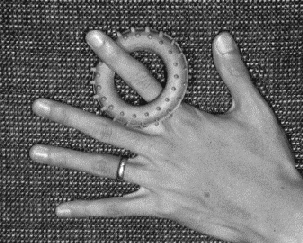
#> input picture data/handBW.pnm, 303 x 243 px
$ jupyter execute --allow-errors exercise-4.ipynb
#> lines starting #> are read from the running program, lines starting #| are printed output that depends on the picture
[cell 1]
import numpy as np
import cv2 as cv
import matplotlib.pyplot as plt
import matplotlib.cm as cm
from scipy.io import loadmat
from skimage.filters import threshold_multiotsu
from sklearn.discriminant_analysis import LinearDiscriminantAnalysis
from sklearn.ensemble import BaggingClassifier, RandomForestClassifier

[cell 2]
data = loadmat('./data/cdata.mat')
#> (reads data/cdata.mat from the repository)
data= np.array(data['cdata'])
print(f'Data type: {data.dtype}')
print(f'Data shape: {data.shape}')

fig, (ax0, ax1) = plt.subplots(nrows=1, ncols=2, figsize=(12, 5))
ax0.scatter(x=data[:,0], y=data[:,1], label='Data points')
ax0.plot(np.linspace(start=-5, stop=5, num=1000), np.full(shape=(1000), fill_value=2), 'r-', label='Classifier')
ax0.set_xlabel('x coordinate')
ax0.set_ylabel('y coordinate')
ax0.set_xlim([-5,5])
ax0.set_title('Separation using 1 coordinate as feature')
ax0.legend()

ax1.scatter(x=data[:,0], y=data[:,1], label='Data points')
xs = np.linspace(start=-5, stop=5, num=1000)
ax1.plot(xs, xs + 1.5, 'g-', label='Classifier')
ax1.set_xlabel('x coordinate')
ax1.set_ylabel('y coordinate')
ax1.set_xlim([-5,5])
ax1.set_title('Separation using both coordinates as features')
ax1.legend()
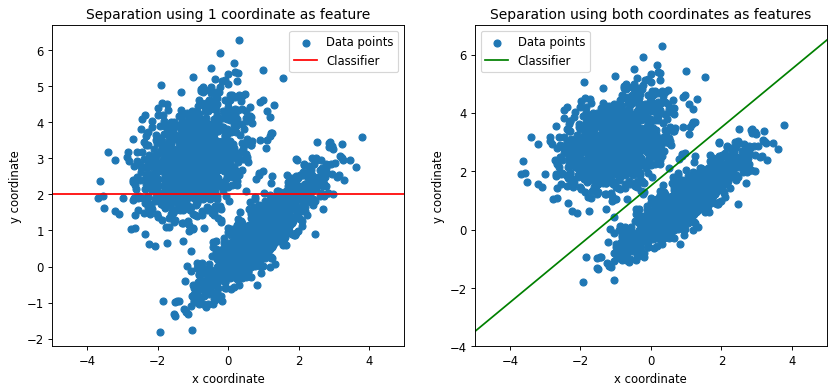
#> figure drawn by matplotlib, 2 panels; panel 2: curve peaks at x = 5, y = 6.5

[cell 3]
imbw = cv.imread('./data/handBW.pnm')
#> imbw is the input picture: shape (243, 303, 3); min 21, max 255, mean 108.3
imbw = cv.cvtColor(src=imbw, code=cv.COLOR_RGB2GRAY)
#> imbw: shape (243, 303)
print(f'HandBW.pnm shape: {imbw.shape}')
#| HandBW.pnm shape: (243, 303)
print(f'HandBW.pnm dtype: {imbw.dtype}')
#| HandBW.pnm dtype: uint8
print(f'HandBW.pnm max={np.max(imbw)} and min={np.min(imbw)}')
#| HandBW.pnm max=255 and min=21
hist = cv.calcHist(images=[imbw], channels=[0], mask=None, histSize=[256], ranges=[0,256])
#> hist = 256 values, max 6672 at index 168, min 0 at index 0, mean 287.6
# threshols = threshold_multiotsu(image=im, classes=3, nbins=256)
regions = np.digitize(imbw, bins=[110, 175])
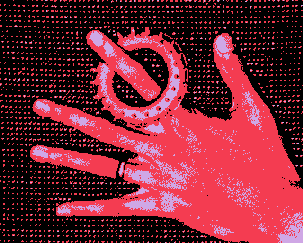
#> regions: shape (243, 303) int64; 3 distinct labels, from 0 to 2; one colour per label, 0 black

fig, (ax0, ax1, ax2) = plt.subplots(nrows=1, ncols=3, figsize=(15, 5))
ax0.imshow(imbw, cmap=cm.gray)
ax0.axis('off')
ax0.set_title('HandBW.pnm')

ax1.plot(hist)
ax1.set_title('Histogram')

ax2.imshow(regions)
ax2.axis('off')
ax2.set_title('Classification HandBW.pnm')
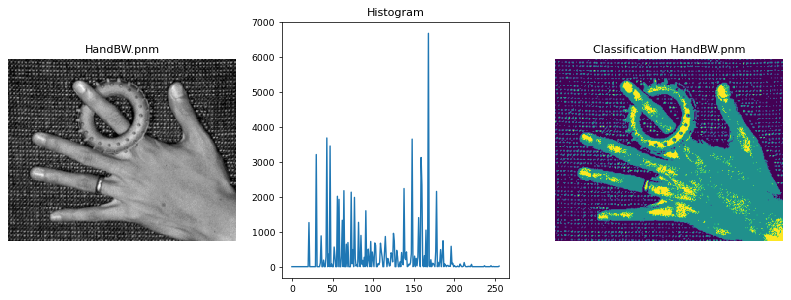
#> figure drawn by matplotlib, 3 panels; panel 2: curve peaks at x = 168, y = 6672

[cell 4]
im = cv.imread('./data/hand.pnm')
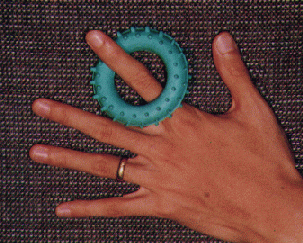
#> input picture data/hand.pnm, 303 x 243 px
#> im is the input picture: shape (243, 303, 3); mean B, G, R 57.4, 63.5, 96.8
print(f'Hand.pnm shape: {im.shape}')
#| Hand.pnm shape: (243, 303, 3)
print(f'Hand.pnm dtype: {im.dtype}')
#| Hand.pnm dtype: uint8
print(f'Hand.pnm max={np.max(im)} and min={np.min(im)}')
#| Hand.pnm max=217 and min=11
hist_b = cv.calcHist(images=[im], channels=[0], mask=None, histSize=[256], ranges=[0, 256])
#> hist_b = 256 values, max 5332 at index 71, min 0 at index 0, mean 287.6
hist_g = cv.calcHist(images=[im], channels=[1], mask=None, histSize=[256], ranges=[0, 256])
#> hist_g = 256 values, max 5165 at index 38, min 0 at index 0, mean 287.6
hist_r = cv.calcHist(images=[im], channels=[2], mask=None, histSize=[256], ranges=[0, 256])
#> hist_r = 256 values, max 4968 at index 174, min 0 at index 0, mean 287.6

fig, (ax0, ax1, ax2, ax3, ax4, ax5) = plt.subplots(nrows=1, ncols=6, figsize=(25, 5))
ax0.imshow(im[:,:,0], cmap=cm.gray)
ax0.axis('off')
ax0.set_title('Blue Channel')
ax1.plot(hist_b, color = 'b', label='Blue channel')
ax1.set_title('Histogram Blue Channel')
ax1.legend()
ax2.imshow(im[:,:,1], cmap=cm.gray)
ax2.axis('off')
ax2.set_title('Green Channel')
ax3.plot(hist_g, color = 'g', label='Green channel')
ax3.set_title('Histogram Green Channel')
ax3.legend()
ax4.imshow(im[:,:,2], cmap=cm.gray)
ax4.axis('off')
ax4.set_title('Red Channel')
ax5.plot(hist_r, color = 'r', label='Red channel')
ax5.set_title('Histogram Red Channel')
ax5.legend()
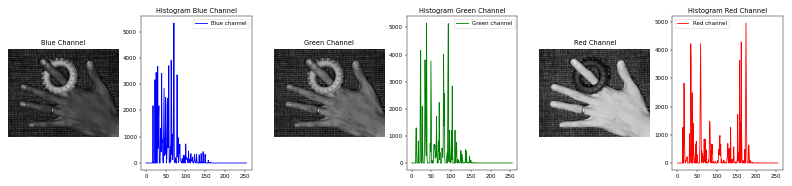
#> figure drawn by matplotlib, 6 panels; panel 2: curve peaks at x = 71, y = 5332; panel 4: curve peaks at x = 38, y = 5165; panel 6: curve peaks at x = 174, y = 4968
